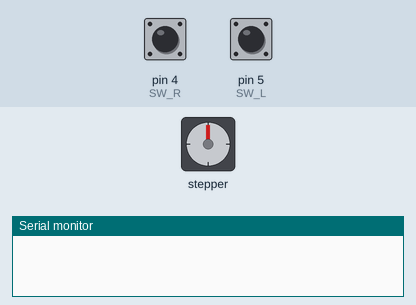
This sketch was run on a simulated Arduino Uno, built with avr-gcc and run on an emulated ATmega328P. Parts: stepper motor, the last lines printed to the serial monitor. Wiring (inferred from the names in the program): stepper motor driver (200 steps per turn assumed): step pin 9; direction pin 8. The inputs (shaded band) are chosen by the test bench; at power-on: pin 4 (SW_R) LOW, pin 5 (SW_L) LOW.

Above: at 1.2 s.
1.3 s: pin 4 (SW_R) pulled HIGH for 0.15 s
At 3.9 s:
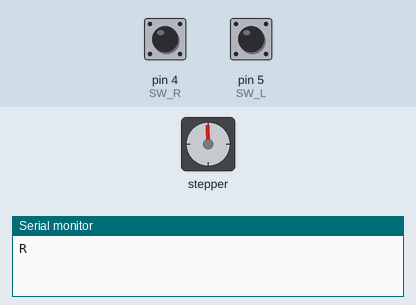
4.4 s: pin 5 (SW_L) pulled HIGH for 0.15 s
At 7.2 s:
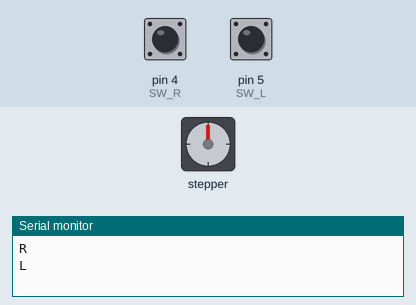
7.5 s: pin 5 (SW_L) pulled HIGH for 1 s
At 9.8 s:
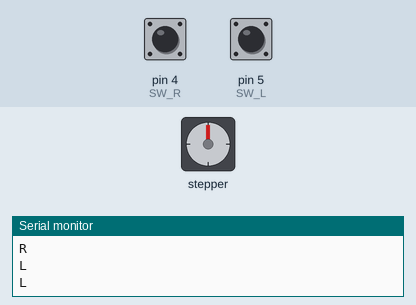
10.6 s: pin 4 (SW_R) pulled HIGH for 3.2 s
At 13.4 s:
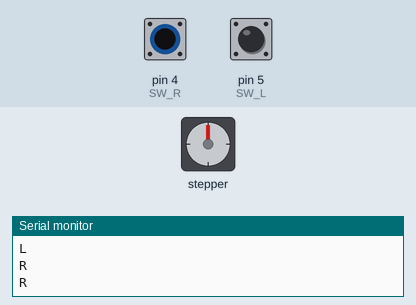
15.3 s: pin 5 (SW_L) pulled HIGH for 3.2 s
At 18.1 s:
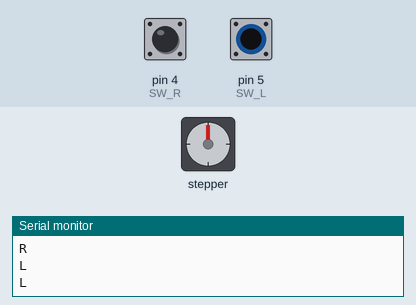
20.0 s: pin 4 (SW_R) driven HIGH
At 25.9 s:
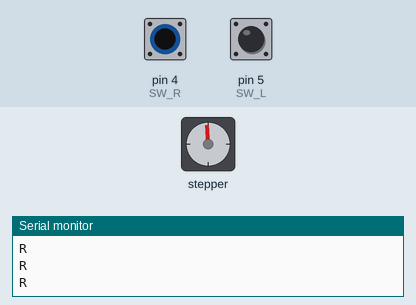
Timing chart, 0 to 44.0 s (numbered marks = the images above; inputs shaded):
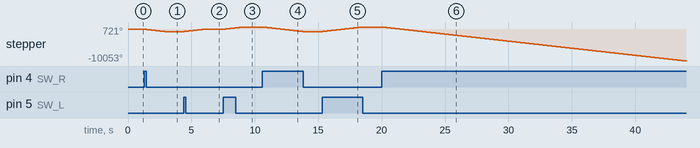

The sketch:

a4988.ino
```cpp
const int SW_R = 4;
const int SW_L = 5;

const int DIR  = 8;
const int STEP = 9;

int i = 0;
int val_R = 0;
int val_L = 0;

void setup() {
  Serial.begin(9600);

  pinMode(SW_R, INPUT);
  pinMode(SW_L, INPUT);

  pinMode(DIR, OUTPUT);
  pinMode(STEP, OUTPUT);

  digitalWrite(DIR, LOW);
  digitalWrite(STEP, LOW);
}

void step(){
  for(i = 0; i <= 400; i++){
    digitalWrite(STEP, HIGH);
    delayMicroseconds(2000);
    digitalWrite(STEP, LOW);
    delayMicroseconds(2000);
  }
}

void loop() {
  val_R = digitalRead(SW_R);
  val_L = digitalRead(SW_L);

  if(val_R == HIGH && val_L == HIGH){
    Serial.print("STOP \n");
  }
  else if(val_R == HIGH){
    digitalWrite(DIR, LOW);
    Serial.print("R \n");

    step();
  }
  else if(val_L == HIGH){
    digitalWrite(DIR, HIGH);
    Serial.print("L \n");

    step();
  }
}
```

Measured:
- after the input at 1.3 s, stepper: turns 721° counter-clockwise in 1.6 s, starting at once
- after the input at 4.4 s, stepper: turns 721° clockwise in 1.6 s, starting at once
- after the input at 7.5 s, stepper: turns 721° clockwise in 1.6 s, starting at once
- after the input at 10.6 s, stepper: turns 1442° counter-clockwise in 3.2 s, starting at once
- after the input at 15.3 s, stepper: turns 1442° clockwise in 3.2 s, starting at once
- after the input at 20.0 s, stepper: keeps turning counter-clockwise at about 449°/s, starting at once
